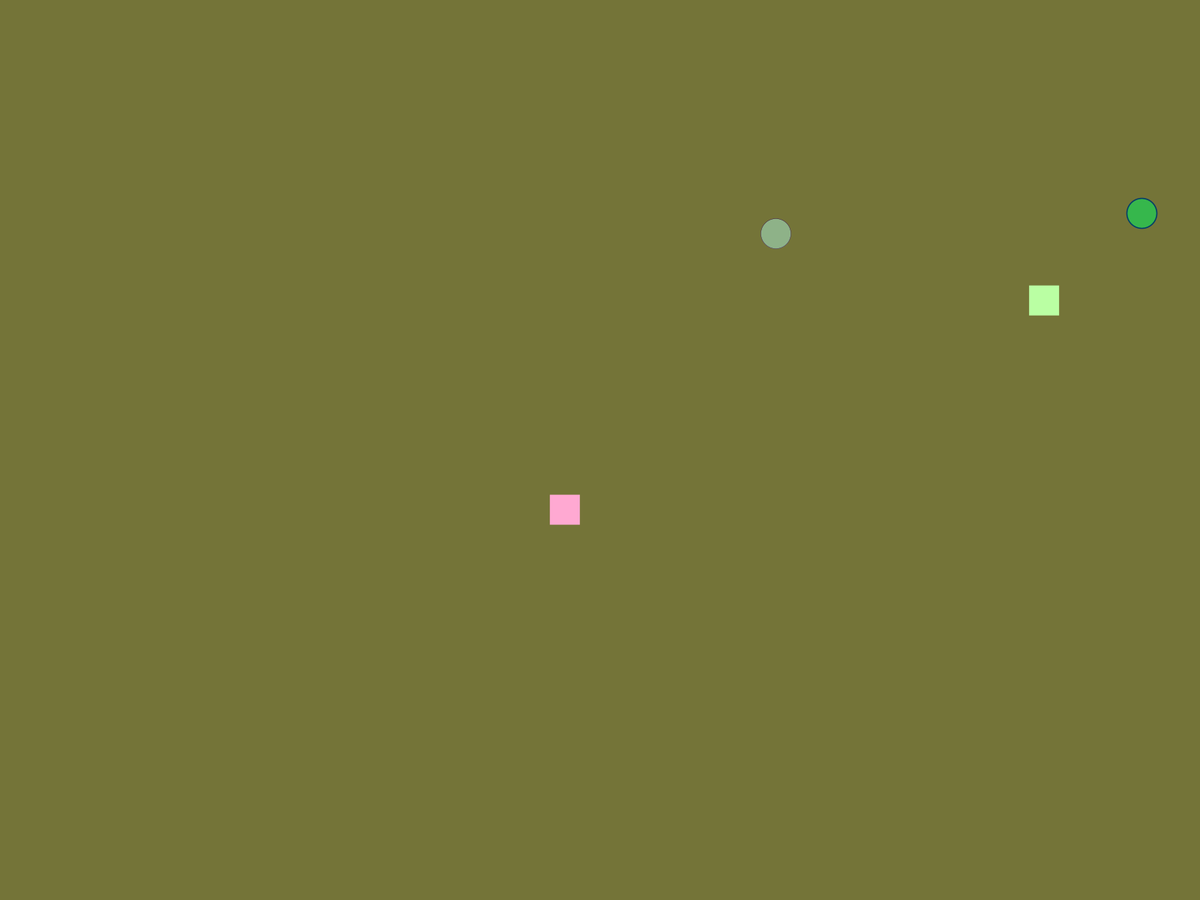
Frame 1 (no input)
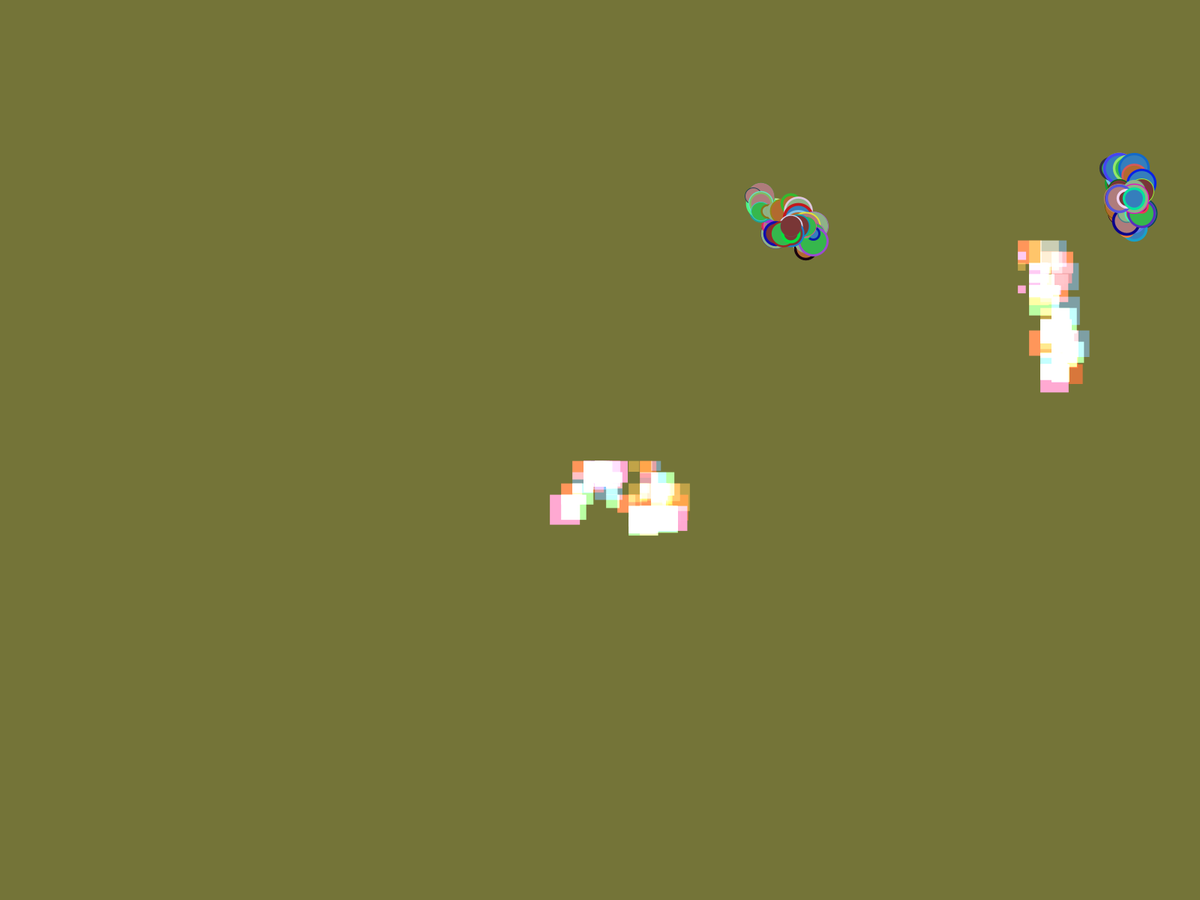
Frame 60 (the mouse pressed at the canvas centre just before this capture)
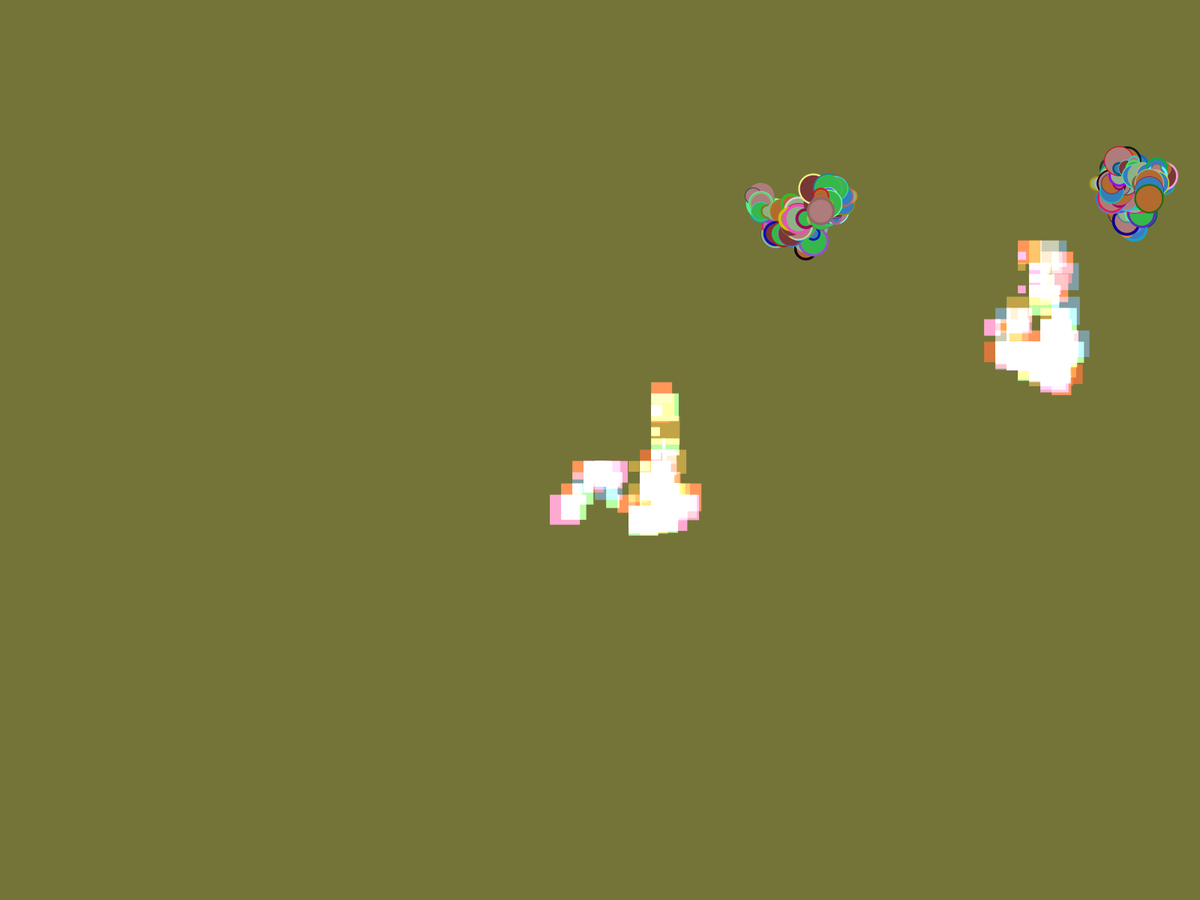
Frame 120 (the mouse held since frame 60 and released just before this capture)

The Processing sketch that drew these frames (run headless with seeded random() and noise(); from frame 60 on, the mouse is pressed at the canvas centre):

// Processing sketch: Project1_Yatco
// ── Project1_Yatco.pde
unit[] brushes;
unit2[] brushes2;

int iterations;

void setup() 
{
  fullScreen();
  brushes = new unit[2];
  brushes2 = new unit2[2];

//circles
//loop to instantiate the unit class
  for (int i = 0; i < brushes.length; i++) 
  {
    brushes[i] = new unit(); //the specific code that does it ig
    brushes[i].pos = new PVector(random(width), random(height)); //randomizes position for each unit
  }
  
  //squares
  //loop to instantiate the unit class
  for (int i = 0; i < brushes2.length; i++) 
  {
    brushes2[i] = new unit2(); //the specific code that does it ig
    brushes2[i].pos = new PVector(random(width), random(height)); //randomizes position for each unit
  }

  background(#747438);
}

void draw() 
{
  //circles
  //loop for how many times a circle is produced and direction of where a circle will be created
  for (int i = 0; i < brushes.length; i++) 
  {
    brushes[i].render();
    brushes[i].randomMove(); // makes a circle either left, right, up or bottom of previous circle
    brushes[i].radius = random(10, 40); // size of circle
    iterations++;
  }
  
  //squares
    //loop for how many times a circle is produced and direction of where a circle will be created
  for (int i = 0; i < brushes2.length; i++) 
  {
    brushes2[i].render();
    brushes2[i].randomMove(); // makes a circle either left, right, up or bottom of previous circle
    brushes2[i].radius = random(10, 40); // size of circle
    iterations++;
  }
  
    if (iterations >= 500)
  {
    stop();
  }
}

// ── unit.pde
//circles
class unit
{
  PVector pos = new PVector(0,0);
  float radius = 40;
  color[] colors = { #793636, #357EBC, #8EB288, #B26A2F, #AF7C7C, #36B74C };
  float speed = 15;
  
  void render()
  {
    blendMode(BLEND);
    
    //selecting color
    fill(colors[int(random(0, colors.length))]);
    
    //stroke weight
    strokeWeight(random(0, 4));
    stroke(color(random(0,255),random(0,255),random(0,255)));
    
    //draw circle
    circle(pos.x, pos.y, radius);
  }
  
  void randomMove()
  {
    radius = random(10, 90);
    speed = 10;
    
    int diceRoll = (int)random(4);
    switch (diceRoll)
    {
      case 0: //left
      pos.x -= speed;
      break;
      case 1: //right
      pos.x += speed;
      break;
      case 2: //up
      pos.y -= speed;
      break;
      case 3: //down
      pos.y += speed;
      break;
    }
  }
}

// ── unit2.pde
//squares
class unit2
{
  PVector pos = new PVector(0,0);
  float radius = 40;
  color[] colors = { #469B6B, #0A2B6C, #4D2F10, #640303, #A5359A, #F02222 };
  float speed = 15;
  
  void render()
  {
    blendMode(ADD);
    
    //selecting color
    fill(colors[int(random(0, colors.length))]);
    
    //stroke weight
    noStroke();
    
    //draw squares
    square(pos.x, pos.y, radius);
  }
  
  void randomMove()
  {
    radius = random(10, 80);
    speed = 15;
    
    int diceRoll = (int)random(4);
    switch (diceRoll)
    {
      case 0: //left
      pos.x -= speed;
      break;
      case 1: //right
      pos.x += speed;
      break;
      case 2: //up
      pos.y -= speed;
      break;
      case 3: //down
      pos.y += speed;
      break;
    }
  }
}
